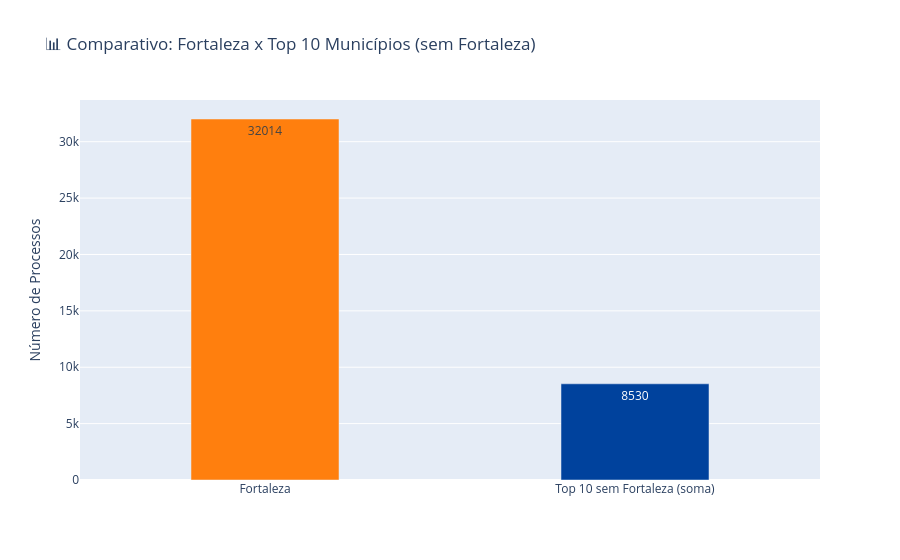

The code cell stored with this chart in its notebook:
### Code cell
# 2) Quantidade de processos distribuidos em fortaleza em comparação a soma dos demais municípios

# Soma de processos de Fortaleza
qtd_fortaleza = df_tjce[df_tjce['Nome_Município'] == 'Fortaleza'].shape[0]

# Top 10 municípios com mais processos, excluindo Fortaleza
top10_sem_fortaleza = (
    df_tjce[df_tjce['Nome_Município'] != 'Fortaleza']
    .groupby('Nome_Município')
    .size()
    .sort_values(ascending=False)
    .head(10)
)

# Soma total dos processos desses 10 municípios
qtd_outros_10 = top10_sem_fortaleza.sum()

# Criando DataFrame para o gráfico
comparacao = pd.DataFrame({
    'Município': ['Fortaleza', 'Top 10 sem Fortaleza (soma)'],
    'Quantidade de Processos': [qtd_fortaleza, qtd_outros_10]
})

# Gráfico de barras comparativo
fig = px.bar(
    comparacao,
    x='Município',
    y='Quantidade de Processos',
    title='📊 Comparativo: Fortaleza x Top 10 Municípios (sem Fortaleza)',
    text='Quantidade de Processos',
    color='Município',
    color_discrete_sequence=[ '#ff7f0e', '#00429d']
)

fig.update_layout(
    xaxis_title='',
    yaxis_title='Número de Processos',
    bargap=0.4,
    showlegend=False
)

fig.update_layout(bargap=0.6)


fig.show()

### Figure 1 — Plotly figure (JSON) as saved in the notebook; plotly's stock layout.template omitted (floating-point values rounded to 4 significant figures)
{"data": [{"hovertemplate": "Município=%{x}<br>Quantidade de Processos=%{text}<extra></extra>", "legendgroup": "Fortaleza", "marker": {"color": "#ff7f0e", "pattern": {"shape": ""}}, "name": "Fortaleza", "orientation": "v", "showlegend": true, "text": [32010.0], "textposition": "auto", "type": "bar", "x": ["Fortaleza"], "xaxis": "x", "y": [32014], "yaxis": "y"}, {"hovertemplate": "Município=%{x}<br>Quantidade de Processos=%{text}<extra></extra>", "legendgroup": "Top 10 sem Fortaleza (soma)", "marker": {"color": "#00429d", "pattern": {"shape": ""}}, "name": "Top 10 sem Fortaleza (soma)", "orientation": "v", "showlegend": true, "text": [8530.0], "textposition": "auto", "type": "bar", "x": ["Top 10 sem Fortaleza (soma)"], "xaxis": "x", "y": [8530], "yaxis": "y"}], "layout": {"bargap": 0.6, "barmode": "relative", "legend": {"title": {"text": "Município"}, "tracegroupgap": 0}, "showlegend": false, "title": {"text": "📊 Comparativo: Fortaleza x Top 10 Municípios (sem Fortaleza)"}, "xaxis": {"anchor": "y", "categoryarray": ["Fortaleza", "Top 10 sem Fortaleza (soma)"], "categoryorder": "array", "domain": [0, 1], "title": {"text": ""}}, "yaxis": {"anchor": "x", "domain": [0, 1], "title": {"text": "Número de Processos"}}}}
